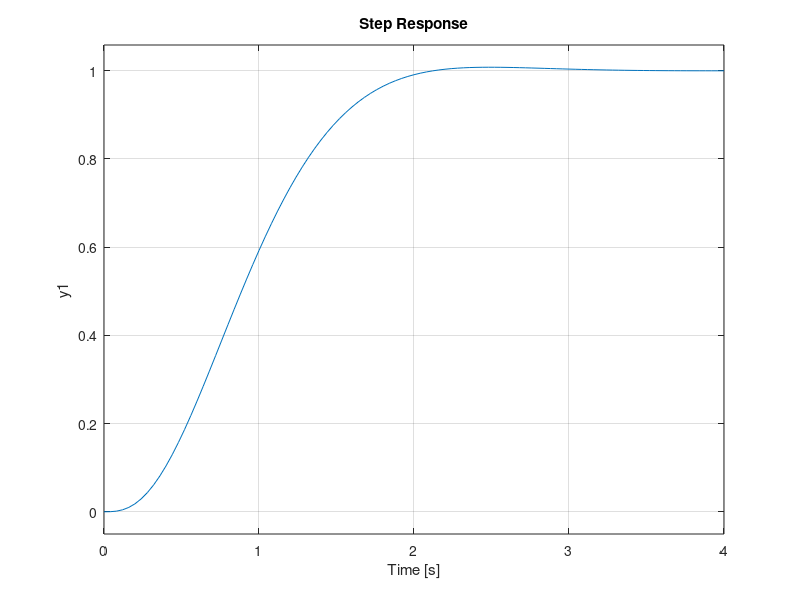

This figure's MATLAB source:
A = [-5 -4 0; 1 0 0; 0 1 0];
B = [1;0;0];
C =[0 0 1];
D = 0;

Ts = 2;

p1 = -5.0093/Ts;
p2 = (-3.9668 + 3.7845*i)/Ts;
p3 = (-3.9668 - 3.7845*i)/Ts;

k = place(A,B,[p1 p2 p3]); 
N = inv([A B; C D])*[zeros(1, length(A)) 1]';
Nx = N(1:end-1);
Nu = N(end);
Nbar = Nu+k*Nx;
syscal =  ss(A-B*k,B*Nbar,C,D);
step(syscal);